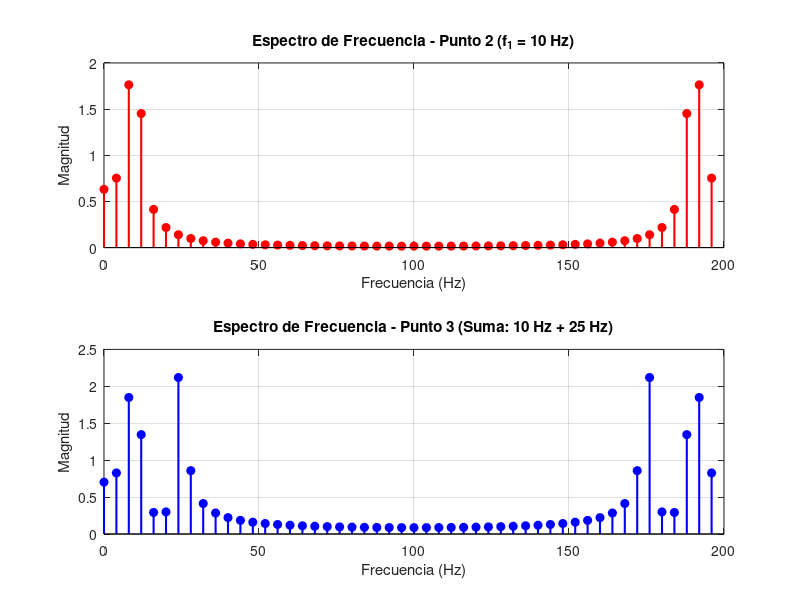

This figure's MATLAB source:
clc; clear; close all;

% --- Parámetros ---
A  = 5;       % Amplitud
f1 = 10;      % Frecuencia de la primera señal (Hz)
f2 = 25;      % Frecuencia de la segunda señal (Hz)
fs = 200;     % Frecuencia de muestreo (Hz)
N  = 50;      % Cantidad de muestras

% --- Generación de señales (Puntos 2 y 3) ---
n = 0:N-1;
t = n / fs;

x_p2 = A * sin(2*pi*f1*t);            % Señal del Punto 2 (única frecuencia)
x_p3 = x_p2 + A * sin(2*pi*f2*t);     % Señal del Punto 3 (suma de frecuencias)

% --- Cálculo de los Espectros de Frecuencia (FFT) ---
f = (0:N-1) * (fs / N);               % Vector de frecuencias (Hz)

X_p2 = abs(fft(x_p2)) / N;           % Magnitud normalizada del Punto 2
X_p3 = abs(fft(x_p3)) / N;           % Magnitud normalizada del Punto 3

% --- Gráficas de los Espectros ---
figure;

% Espectro de la señal del Punto 2
subplot(2,1,1);
stem(f, X_p2, 'r', 'filled', 'LineWidth', 1.5); grid on;
title('Espectro de Frecuencia - Punto 2 (f_1 = 10 Hz)');
xlabel('Frecuencia (Hz)'); ylabel('Magnitud');

% Espectro de la señal del Punto 3
subplot(2,1,2);
stem(f, X_p3, 'b', 'filled', 'LineWidth', 1.5); grid on;
title('Espectro de Frecuencia - Punto 3 (Suma: 10 Hz + 25 Hz)');
xlabel('Frecuencia (Hz)'); ylabel('Magnitud');
